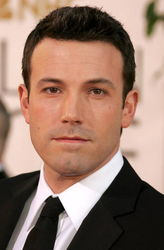
#> input picture train/ben_afflek/httpimagesfandangocomrImageRendererredesignstaticimgnoxportraitjpgpcpcpcimagesmasterrepositoryperformerimagespjpg.jpg, 164 x 250 px, given in place of the camera
$ jupyter execute CreateYourOwnDataset.ipynb
#> lines starting #> are read from the running program, lines starting #| are printed output that depends on the picture; after the words box and inside, x2 and y2 are one past the last pixel; in counts of white or black regions, pixels touching at a corner belong together
[cell 1]
import cv2
import numpy as np

# Load HAAR face classifier
face_classifier = cv2.CascadeClassifier('haarcascade_frontalface_default.xml')

# Load functions
def face_extractor(img):
    # Function detects faces and returns the cropped face
    # If no face detected, it returns the input image

    gray = cv2.cvtColor(img,cv2.COLOR_BGR2GRAY)
    faces = face_classifier.detectMultiScale(gray, 1.3, 5)

    if faces is ():
        return None

    # Crop all faces found
    for (x,y,w,h) in faces:
        cropped_face = img[y:y+h, x:x+w]

    return cropped_face

# Initialize Webcam
cap = cv2.VideoCapture(0)
count = 0

# Collect 1000 samples of your face from webcam input
while True:

    ret, frame = cap.read()
#> frame is the input picture: shape (250, 164, 3); mean B, G, R 107.5, 122, 151.7
    if face_extractor(frame) is not None:
#> in face_extractor, `gray = cv2.cvtColor(img,cv2.COLOR_BGR2GRAY)`:
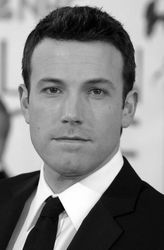
#> gray: shape (250, 164); min 0, max 255, mean 129.3
#> in face_extractor, `faces = face_classifier.detectMultiScale(gray, 1.3, 5)`: faces = [[16, 44, 118, 118]]
#> the loop in face_extractor, `for (x,y,w,h) in faces:` made 1 pass
#> pass 1, in face_extractor, `cropped_face = img[y:y+h, x:x+w]`:
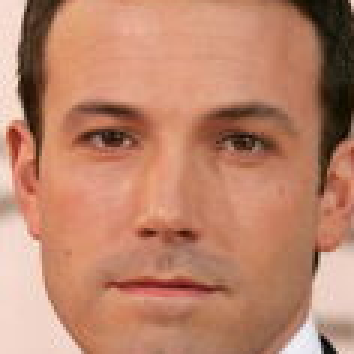
#> cropped_face: shape (118, 118, 3) (shown 3 times larger); mean B, G, R 107.3, 132.1, 187.6
        count += 1
#> count = 1
        face = cv2.resize(face_extractor(frame), (200, 200))
#> the loop in face_extractor (call 2), `for (x,y,w,h) in faces:` made 1 pass
        face = cv2.cvtColor(face, cv2.COLOR_BGR2GRAY)
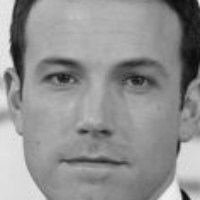
#> face: shape (200, 200); min 9, max 244, mean 145.7

        # Save file in specified directory with unique name
        file_name_path = 'C:\\Users\ROHIT\OneDrive\Desktop\mlops\Transfer Learning for Face-Recog\dataset' + str(count) + '.jpg'
        cv2.imwrite(file_name_path, face)

        # Put count on images and display live count
        cv2.putText(face, str(count), (50, 50), cv2.FONT_HERSHEY_COMPLEX, 1, (0,255,0), 2)
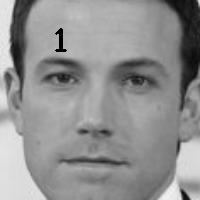
#> face: shape (200, 200); 0.31% of pixels changed, all inside (x1, y1, x2, y2) = (55, 28, 67, 52)
        cv2.imshow('Face Cropper', face)

    else:
        print("Face not found")
        pass

    if cv2.waitKey(1) == 13 or count == 1000: #13 is the Enter Key
#> (key Esc is pressed here)
        break

cap.release()
cv2.destroyAllWindows()
print("Collecting Samples Complete")

$ run again, on train/ben_afflek/httpssmediacacheakpinimgcomxdbbdbbbececacdecdcdfjpg.jpg
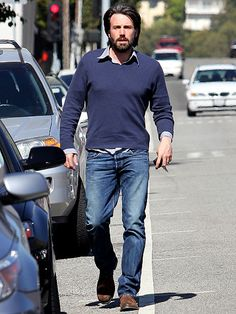
#> input picture train/ben_afflek/httpssmediacacheakpinimgcomxdbbdbbbececacdecdcdfjpg.jpg, 236 x 314 px, given in place of the camera
#> frame is the input picture: shape (314, 236, 3); mean B, G, R 127.4, 119.8, 117.6
#> in face_extractor, `gray = cv2.cvtColor(img,cv2.COLOR_BGR2GRAY)`:
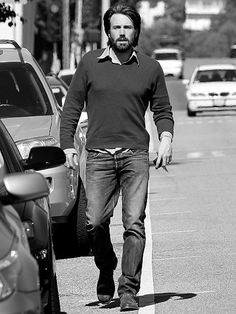
#> gray: shape (314, 236); min 0, max 255, mean 120
#> faces = [[105, 14, 35, 35]]
#> the loop in face_extractor, `for (x,y,w,h) in faces:` made 1 pass
#> count = 1
#> the loop in face_extractor (call 2), `for (x,y,w,h) in faces:` made 1 pass
#> `cv2.putText(face, str(count), (50, 50), cv2.FONT_HERSHEY_COMPLEX, 1, (..`:
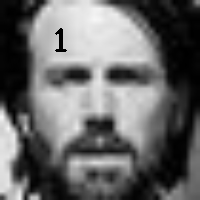
#> face: shape (200, 200); min 0, max 246, mean 104.5

$ run again, on train/ben_afflek/httpssmediacacheakpinimgcomxdfdfadcfeabjpg.jpg
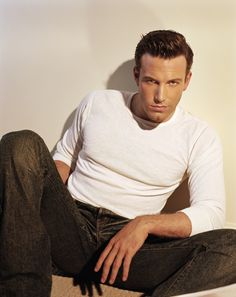
#> input picture train/ben_afflek/httpssmediacacheakpinimgcomxdfdfadcfeabjpg.jpg, 236 x 297 px, given in place of the camera
#> frame is the input picture: shape (297, 236, 3); mean B, G, R 128.8, 143.8, 160
#> in face_extractor, `gray = cv2.cvtColor(img,cv2.COLOR_BGR2GRAY)`:
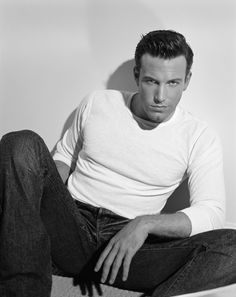
#> gray: shape (297, 236); min 0, max 253, mean 146.9
#> faces = [[132, 58, 61, 61]]
#> the loop in face_extractor, `for (x,y,w,h) in faces:` made 1 pass
#> count = 1
#> the loop in face_extractor (call 2), `for (x,y,w,h) in faces:` made 1 pass
#> `cv2.putText(face, str(count), (50, 50), cv2.FONT_HERSHEY_COMPLEX, 1, (..`:
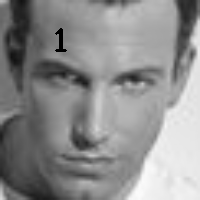
#> face: shape (200, 200); min 0, max 251, mean 140.9
